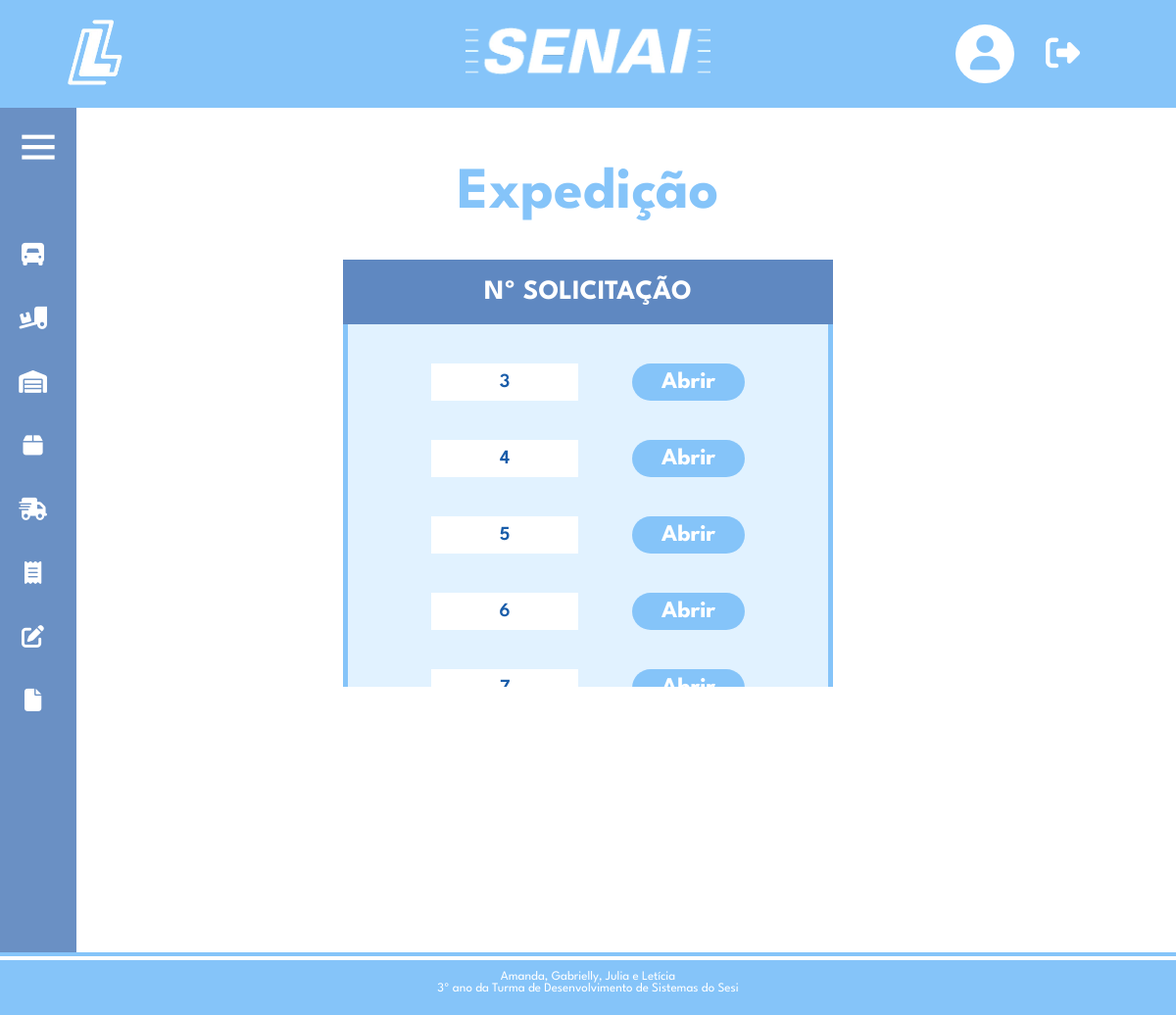
The app's page /expedicao.php (signed in) with its own data.
### tables this page shows
CREATE TABLE `solicitacoes` (
  `id` int(11) NOT NULL,
  `solicitacao` int(11) NOT NULL,
  `produto` varchar(255) NOT NULL,
  `unidades` varchar(255) NOT NULL,
  `quantidades` int(11) NOT NULL,
  `valor` float NOT NULL,
  `totalcompra` float NOT NULL,
  `observacoes` varchar(255) NOT NULL,
  `posicao` varchar(2) NOT NULL,
  `doca` varchar(10) NOT NULL,
  `data` date DEFAULT NULL,
  `vistoria` varchar(255) NOT NULL,
  `carregado` tinyint(4) NOT NULL,
  `id_danfe` int(11) NOT NULL
);

### expedicao.php (the view, shortened to what this page needs)
<!DOCTYPE html>
<html lang="en">
<?php
include_once('config.php');
?>
<head>
    <link rel="stylesheet" type="text/css" href="estiloHome.css" media="screen"/>
    <link rel="stylesheet" type="text/css" href="estiloExpedicao.css" media="screen"/>
    <link href='https://unpkg.com/boxicons@2.0.7/css/boxicons.min.css' rel='stylesheet'>
</head>
<body>
<header class="header-topo">
        <div class="logSenai">
      <a href="home.php"><img src="imagens/logo-logsenai.png" alt="Minha Figura" width="75" height="auto"></a>
    </div>
    <div class="logo">
      <a href="home.php"><img src="imagens/senai-branco.png" alt="Minha Figura" width="250" height="auto"></a>
    </div>
        <div class="menu-header">
          <div class="dropdown-perfil">
            <a href="#" >
                <div class="circulo">
                        <i class="fa-solid fa-user"></i>
                </div>
            </a>
          </div>
          <a href="sair.php"><i class="fa-solid fa-right-from-bracket"></i></a>
        </div>
    </header>
    <div class="sidebar close">
      <div class="logo-details">
        <i class="bx bx-menu"></i>
      </div>
      <ul class="nav-links">
        <li>
          <div class="iocn-link">
            <a href="#">
                <i class="fa-solid  fa-truck-front"></i>
            </a>
          </div>
        </li>
        <li>
          <div class="iocn-link">
            <a href="movimentacao.php">
            <i class="fa-solid fa-truck-ramp-box"></i>
            </a>
          </div>
        </li>
        <li>
          <a href="estoque.php">
            <i class="fa-solid fa-warehouse"></i>
          </a>
        </li>
        <li>
          <a href="picking.php">
          <i class="fa-solid fa-box"></i>
          </a>
        </li>
         <li>
        <div class="iocn-link">
          <a href="#">
          <i class="fa-solid fa-truck-fast"></i>
          </a>
        </div>
      </li>
      <li>
          <div class="iocn-link">
            <a href="#">
            <i class="fa-solid fa-receipt"></i>
            </a>
          </div>
        </li>
        <li>
        <div class="iocn-link">
          <a href="controleSolicitacoes.php">
            <i class="fa-solid fa-pen-to-square"></i>
          </a>
        </div>
      </li>
        <li>
          <a href="relatorios.php">
          <i class="fa-solid fa-file"></i>
          </a>
        </li>
      </ul>
    </div>
    <div class="conteudo">
        <div class="titulo-conteudo">
         <h1>Expedição</h1>
        </div>
        <div class="linha">
          <div class="quadro-expedicao">
            <div class="titulo-quadro">
              <p>Nº SOLICITAÇÃO</p>
            </div>
            <div class="expedicao">
            <?php
                    $sql = "SELECT p.id, p.solicitacao, MAX(p.observacoes) AS observacoes
                    FROM solicitacoes p
                    GROUP BY p.solicitacao";
                    $resultado = $conexao->query($sql);
                    if ($resultado->num_rows > 0) {
                        while ($row = $resultado->fetch_assoc()) {
                            echo '<div class="linhaExpedicao">';
                            echo '<input type="text" value="' . $row['solicitacao'] . '" readonly>';
                            echo '<a href="expedicao2.php?id=' . $row['solicitacao'] . '"><button>Abrir</button></a>';
                            echo '</div>';
                        }
                    } else {
                        echo '<div class="nenhumaExpedicao">';
                        echo '<p>Nenhuma solicitação encontrada.</p>';
                        echo '</div>';
                    }
                    ?>
            </div>
          </div>
        </div>
    </div>
<?php
include_once('footer.php');
?>
</body>
</html>

### estiloHome.css (style rules this page uses)
body, html { height: 100%; width: 100%; margin: 0px; }
p { margin: 0; }
.header-topo { background-color: #85C4F9; width: 100%; height: auto; padding: 10px 0px; display: flex; justify-content: space-between; }
.logo { margin: 10px 5px 5px 10px; justify-self: center; }
.logSenai { margin: 5px 120PX 5px 5%; }
.linha { background-color: #85C4F9; width: 100%; height: 4px; }
.menu-header { display: flex; align-items: center; justify-content: space-around; margin: 5px 8% 5px 5px }
.menu-header a { margin-left: 30px; display: flex; align-items: center; text-decoration: none; }
.menu-header i { font-size: 35px; color: #fff; margin: 0px 2px; }
.circulo { width: 60px; height: 60px; background-color: #fff; border-radius: 40px; display: flex; justify-content: center; align-items: center; }
.circulo i { color:#85C4F9; font-size: 35px; }
.titulo-conteudo { width: 100%; height: auto; display: flex; justify-content: center; }
.titulo-conteudo h1 { font-size: 60px; font-weight: bold; font-family: "League Spartan", sans-serif; color: #85C4F9; margin-top: 60px; }
.sidebar { position: fixed; left: 0; height: 100%; width: 260px; background: #6A90C4; transition: all 0.5s ease; }
.sidebar.close { width: 78px; }
.sidebar .logo-details { height: 60px; width: 100%; display: flex; align-items: center; margin-top: 10px; }
.sidebar .logo-details i { font-size: 50px; color: #fff; height: 50px; min-width: 78px; text-align: center; line-height: 50px; }
.sidebar .nav-links { height: 100%; padding: 30px 0 150px 0; overflow: auto; }
.sidebar.close .nav-links { overflow: visible; }
.sidebar .nav-links li { position: relative; list-style: none; transition: all 0.4s ease; }
.sidebar .nav-links li .iocn-link { display: flex; align-items: center; justify-content: space-between; }
.sidebar.close .nav-links li .iocn-link { display: block }
.sidebar .nav-links li i { height: 65px; min-width: 67px; text-align: center; line-height: 66px; color: #fff; font-size: 23px; cursor: pointer; transition: all 0.3s ease; }
.sidebar .nav-links li a { display: flex; align-items: center; text-decoration: none; }
.bx-menu { cursor:pointer; }

### estiloExpedicao.css (style rules this page uses)
.linha { width: 100%; display: flex; justify-content: center; height: auto; background-color: #fff; }
.quadro-expedicao { width: 500px; height: auto; background-color: #e1f2ff; }
.titulo-quadro { width: 100%; background-color: #5f88c1; display: flex; justify-content: center; padding: 20px 0px 20px 0px; }
.titulo-quadro p { color: #fff; font-size:28px; font-weight: 700; font-family: "League Spartan", sans-serif; }
.expedicao { border-right: 5px solid #85C4F9; border-left: 5px solid #85C4F9; display: block; overflow-y: scroll; height: 350px; padding-top: 20px; }
.linhaExpedicao { display: flex; justify-content: space-evenly; padding: 20px 30px 20px 30px; }
.linhaExpedicao input { border: none; text-align: center; color: #185CA9; font-size:20px; width: 150px; font-weight: 600; font-family: "League Spartan", sans-serif; padding: 5px 0px; }
.linhaExpedicao button { border: none; background-color: #85C4F9; color: #fff; font-size:24px; font-weight: 700; font-family: "League Spartan", sans-serif; padding: 8px 30px; border-radius: 30px; }

### records on screen
solicitacoes: solicitacao "3"
solicitacoes: solicitacao "4"
solicitacoes: solicitacao "5"
solicitacoes: solicitacao "6"
solicitacoes: solicitacao "7"
